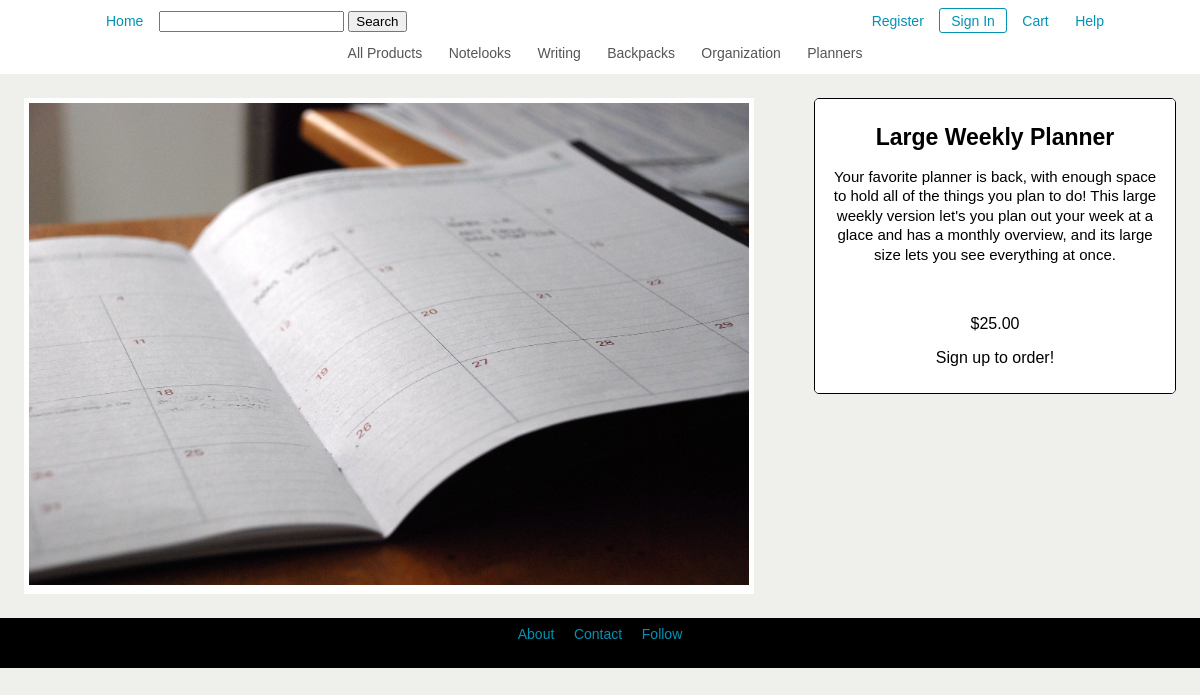
Screenshot of /display.php?Name=Large Weekly Planner with the database file from the repository.
### tables this page shows
CREATE TABLE PRODUCTS (ProductID INTEGER(7) NOT NULL AUTO_INCREMENT, Name CHAR(40), Price NUMERIC(7,2), Category CHAR(20),PhotoReference VARCHAR(1000), Description VARCHAR(1000), Stock INT(3), PRIMARY KEY (ProductID));

### display.php (the view, shortened to what this page needs)
<!DOCTYPE html>
<html xmlns="http://www.w3.org/1999/xhtml" xml:lang="en" />
<head>
	<link type="text/css" rel="stylesheet" href="style.css" />
	<link rel="stylesheet" type="text/css" href="display-style.css" />
</head>
<body>
	<header>
		<nav>
			<div id="general-nav">
				<ul>
					<div id="float-left">
						<form action="search.php" method="get" onsubmit="return checkSearch(this)" name="search-box">
							<li><a href="index.php">Home</a></li>
							<div class="search-box">
								<input type="text" id="searchtext" name="searchtext" value="<?php echo $_SESSION['prevsearch'];?>" />
								<input type="submit" id="submit" value="Search" name="searchbutton" />
							</div>
						</form>
					</div>
					<div id="float-right">
						<li><a href="register.php">Register</a></li>
						<li id="sign-in"><a href="login.php">Sign In</a></li>
						<li><a href="cart.php">Cart</a></li>
						<li><a href="help.php">Help</a></li>
					</div>
				</ul>
			</div>
			<div id="product-nav">
				<ul>
					<li><a href="search.php?searchtext=&searchbutton=Search">All Products</a></li>
					<li><a href="search.php?searchtext=notelook">Notelooks</a></li>
					<li><a href="search.php?searchtext=writing">Writing</a></li>
					<li><a href="search.php?searchtext=bag">Backpacks</a></li>
					<li><a href="search.php?searchtext=organization">Organization</a></li>
					<li><a href="search.php?searchtext=planner">Planners</a></li>
				</ul>
			</div>
		</nav>
	</header>
	<div id="content">
		<div id="results">
		<?php
			$name = $_GET["Name"];
			$name = trim($name);
			$name = stripcslashes($name);
			$name = htmlspecialchars($name);
		    $query = "SELECT * FROM PRODUCTS WHERE Name='".$name."';";
		    $result = mysql_query($query);
		    while ($row = mysql_fetch_array($result)) {
		        print "<div class=\"product-info\">
		        <div class=\"product-photo\">
		        <img src=\"images/".$row["PhotoReference"]."\">
		        </div>
		        <div class=\"product-container\">
		        <div class=\"product-description\">
		        <h1>".$row["Name"]."</h1>
		        <p>".$row["Description"]."</p>
		        </div>
		        <div class=\"product-order\">
		        <p>$".$row["Price"]."</p>";
		        if (isset($_SESSION['login_user'])) {
		        	print "<form action=\"addToCart.php\" method=\"post\">
			        <select name=\"quantity\">";
			        for ($i = 1; $i <= 100; $i++) {
			        	print "<option value=".$i.">".$i."</option>";
			        }
			        print "</select>
			        <input type=\"hidden\" name=\"productid\" value=\"".$row['ProductID']."\" />
			        <input type=\"submit\" value=\"Add to Cart\" />";
				} else {
					print "<p>Sign up to order!</p>";
				}
		        print "</form>
		        </div>
		        </div>
		        </div>";
		    }
		?>
		</div>
	</div>
	<footer>
		<ul>
			<li><a href="about.php">About</a></li>
			<li><a href="contact.php">Contact</a></li>
			<li><a href="http://practicalstudent.tumblr.com/">Follow</a></li>
		</ul>
	</footer>
</body>
</html>

### style.css (style rules this page uses)
body { font-family: "Arial", "Helvetica", sans-serif; font-size: 14; text-align: center; padding: 0; background-color: #EFEFEB; margin: 0px; }
a { color: #0192B5; text-decoration: none; }
nav { margin: 0; padding: 5px; background-color: #FFF; text-align: center; width: 100%; }
nav ul { list-style-type: none; margin: 0 auto; padding: 0; width: 85%; }
nav li { display: inline; text-align: center; padding: 3px; }
nav a { text-decoration: none; color: #555; display: inline-block; padding: 8px; font-size: 14px; }
#float-left { float: left; }
#float-left form { margin: 0; padding: 0; }
#float-right { float: right; }
#general-nav a { font-size: 16; color: #0192B5; }
.search-box { display: inline; }
#product-nav ul { clear: both; }
#sign-in { border: 1px solid #0192B5; border-radius: 3px; }
div { display: block; }
footer { clear: both; margin: 0; padding: 0; text-align: center; font-size: 13px; background-color: #000; height: 50px; }
footer ul { list-style-type: none; margin: 0 auto; padding: 0; }
footer li { display: inline; text-align: center; }
footer a { text-decoration: none; color: #0192B5; display: inline-block; padding: 8px; font-size: 14px; }

### display-style.css (style rules this page uses)
.product-info { height: 70%; }
.product-photo { width: 60%; margin: 2%; padding: 5px; float: left; height: auto; background-color: #FFF; display: block; }
.product-photo img { width: 100%; }
.product-container { position: relative; float: right; width: 30%; margin: 2%; padding: 0; display: block; border: 1px solid #000; border-radius: 5px; overflow: hidden; }
.product-description, .product-order { margin: auto auto; padding: 10px 15px; background-color: #FFF; }
.product-description { height: 55%; }
.product-description h1 { font-size: 23px; }
.product-description p { font-size: 15px; color: #000; line-height: 1.3em; }

### rows the page displays
products: PhotoReference (picture), Name "Large Weekly Planner", Description "Your favorite planner is back, with enough space to hold all of the things you plan to do! This large weekly version let's you plan out your week at a glace and has a monthly overview, and its large size lets you see everything at once.", Price "25.00"
